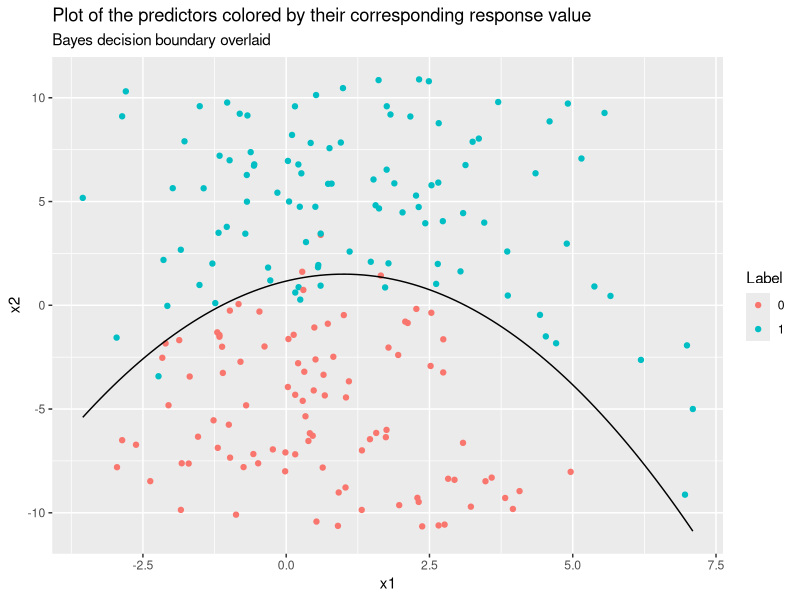
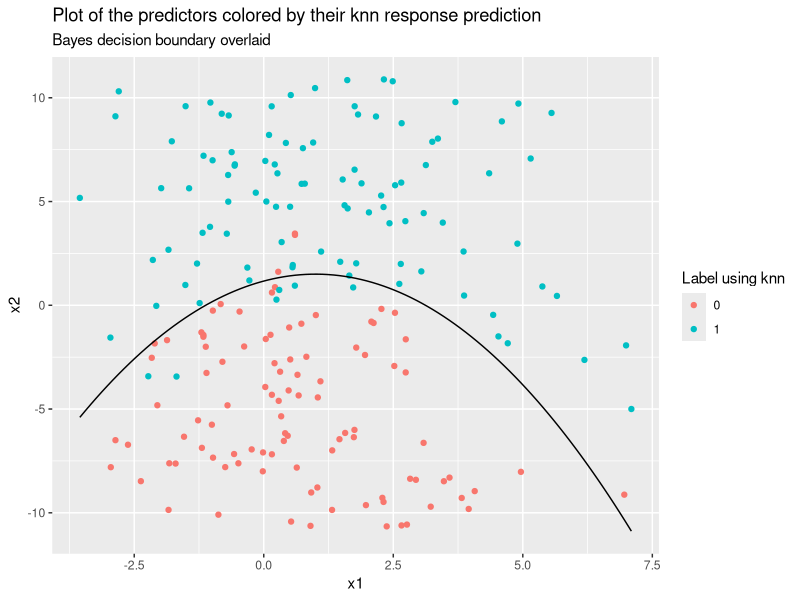
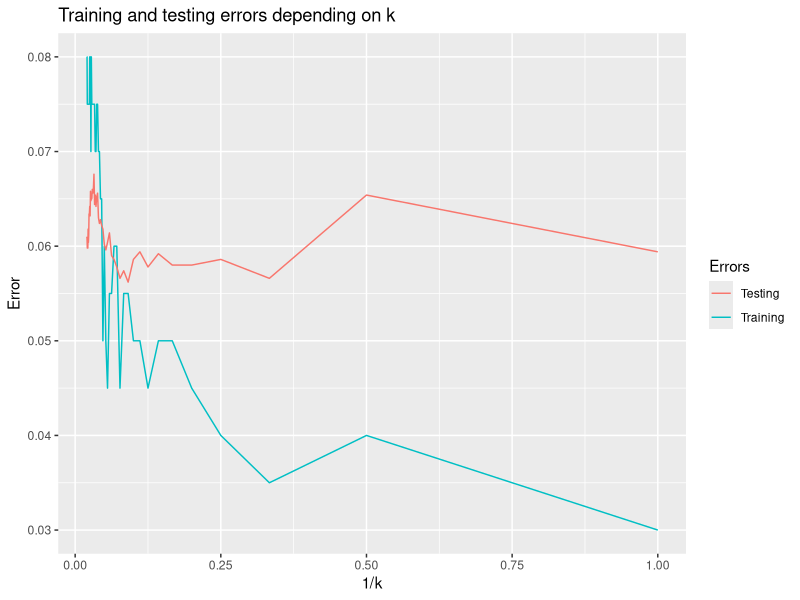
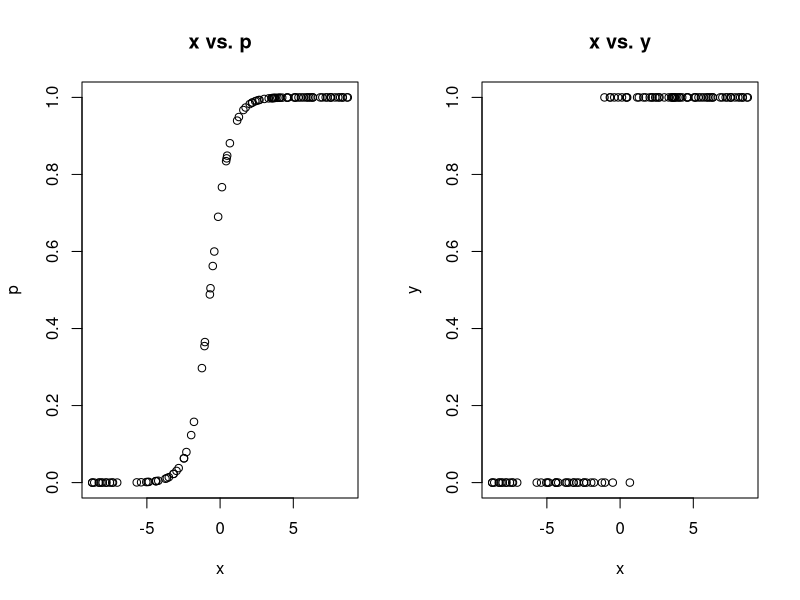
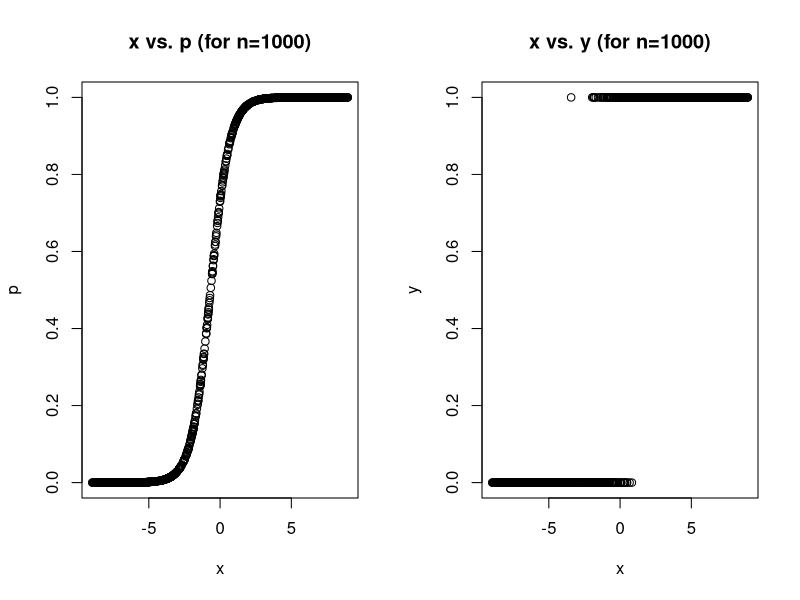
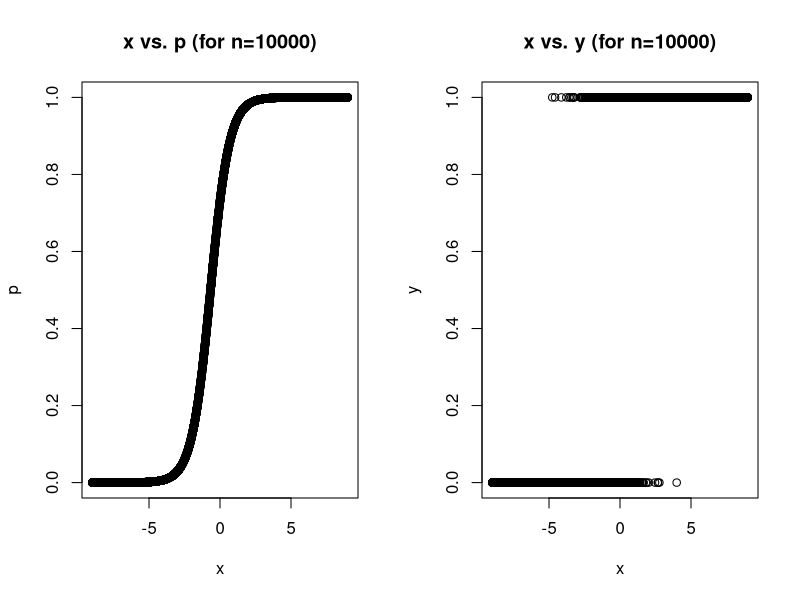
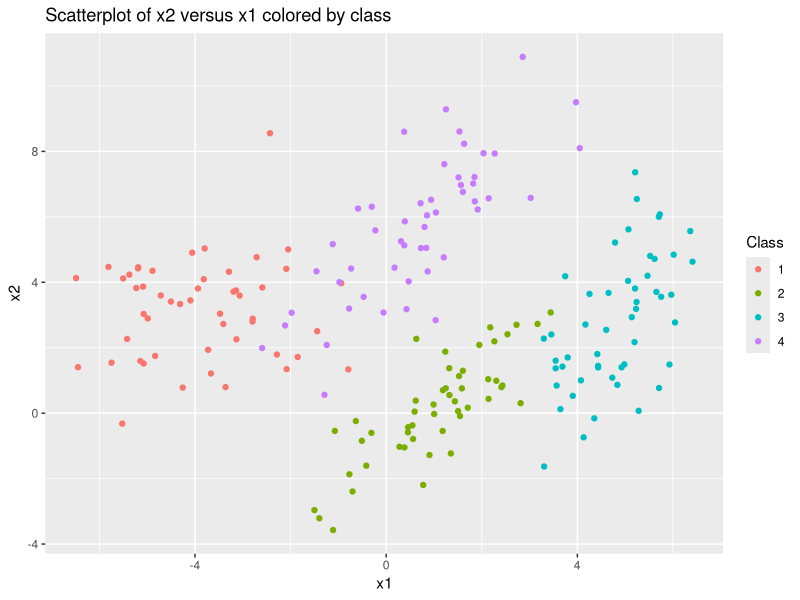

Recreate these plots in R, in order. (Note: this script raises an error after producing the figures.)
## ---- chunk 1
# Set up global options
knitr::opts_chunk$set(echo = FALSE)

# Set the seed for reproducibility
set.seed(224)

# Load in necessary libraries
library("tidyverse")
library("class")
library("MASS")
## ---- chunk 2
# Generate 200 realizations from a N(1,2) distribution
x1 <- rnorm(n=200, mean=1, sd=2)

# Generate 200 realizations from a Unif(-11,11) distribution
x2 <- runif(n=200, min=-11, max=11)

# Generate 200 realizations from a N(0,1) distribution
epsilon <- rnorm(n=200, mean=0, sd=1)
## ---- chunk 3
# Compute the decision boundary using the above formula
boundary <- x2+(1/3)*(x1-1)^2-(1/2)+epsilon

# Compute the label for each data point using the above formula
yi <- ifelse(test=boundary>1, yes=1, no=0)

# Find the number of points labeled 1 our sample data set
num_yes <- length(which(yi==1))

# Find the number of points labeled 0 in our sample data set
num_no <- length(which(yi==0))
## ---- chunk 4
# Turn the data into a data frame for plotting
data <- tibble(x1, x2, yi)

# Plot the data, label, and decision boundary using ggplot2
ggplot(data, mapping=aes(x=x1, y=x2)) +
  geom_point(mapping=aes(color=as.factor(yi))) +
  stat_function(fun=function(x) (-1/3)*(x-1)^2+(3/2)) +
  labs(color="Label",
       title="Plot of the predictors colored by their corresponding response value",
       subtitle="Bayes decision boundary overlaid")
## ---- chunk 5
knn_2 <- function(x_train, y_train, x_new, k) {
  # Create an empty vector to store the distances of x_new with each point
  dists <- rep(NA, times=nrow(x_train))
  
  # Loop over the number of rows/data points in the dataframe/matrix
  for (n in 1:nrow(x_train)) {
    
    # Initialize the total distance
    dist = 0
    
    # Loop over the number of columns/predictors in the dataframe/matrix
    for (p in 1:ncol(x_train)) {
      
      # Compute the part of the Euclidean distance under the square root
      dist = dist + (x_new[p]-x_train[n,p])^2
    }
    
    # Add the total Euclidean distance to the dists vector
    dists[n] = sqrt(dist)
  }
  # If x_train was a dataframe, we need to unlist the resulting dists list
  dists_new <- unlist(dists)
  
  # Use the order function to obtain the indices of the nearest neighbors
  indices <- order(dists_new)[1:k]
  
  # Obtain the labels from the nearest neighbors
  labels <- y_train[indices]
  
  # Obtain the most frequent label
  prediction <- names(sort(table(labels), decreasing=TRUE)[1])
  
  # Return this label as the prediction
  return(prediction)
}
## ---- chunk 6
# Initialize the training sets
X_train <- data.frame(x1, x2)
Y_train <- yi

# Initialize the number of k's for (d) and (e)
num_k <- 50

# Run knn for k=1,2,3,...,50 and obtain the training errors for each k
knn_errors <- rep(NA, times=num_k)
for (n in 1:num_k) {
  knn_pred <- knn(train=X_train, test=X_train, cl=Y_train, k=n+1)
  knn_errors[n] <- mean(knn_pred != Y_train)
}

# Find the k for which the training error is lowest
which_k <- which.min(knn_errors)

# Find the training error for this k
min_train <- knn_errors[which_k]
## ---- chunk 7
# Display the training errors for each k
knn_errors
## ---- chunk 8
# Calculate the predictions for this chosen value of k
knn_k_low <- knn(train=X_train, test=X_train, cl=Y_train, k=1+which_k)

# Plot the data, label, and decision boundary using ggplot2
ggplot(X_train, mapping=aes(x=x1, y=x2)) +
  geom_point(mapping=aes(color=as.factor(knn_k_low))) +
  stat_function(fun=function(x) (-1/3)*(x-1)^2+(3/2)) +
  labs(color="Label using knn",
       title="Plot of the predictors colored by their knn response prediction",
       subtitle="Bayes decision boundary overlaid")
## ---- chunk 9
# Present the 2x2 confusion matrix
table(knn_k_low, yi)
## ---- chunk 10
# Generate 5000 realizations from a N(1,2) distribution
x1_new <- rnorm(n=5000, mean=1, sd=2)

# Generate 200 realizations from a Unif(-11,11) distribution
x2_new <- runif(n=5000, min=-11, max=11)

# Generate 200 realizations from a N(0,1) distribution
epsilon_new <- rnorm(n=5000, mean=0, sd=1)

# Compute the decision boundary using the above formula
boundary_new <- x2_new+(1/3)*(x1_new-1)^2-(1/2)+epsilon_new

# Compute the label for each data point using the above formula
yi_new <- ifelse(test=boundary_new>1, yes=1, no=0)

# Find the number of points labeled 1 our sample data set
num_yes_new <- length(which(yi_new==1))

# Find the number of points labeled 0 in our sample data set
num_no_new <- length(which(yi_new==0))

# Initialize the testing sets
X_test <- data.frame(x1_new, x2_new)
Y_test <- yi_new

# Run knn for k=1,2,3,...,50 and obtain the training errors for each k
knn_errors_new <- rep(NA, times=num_k)
for (m in 1:num_k) {
  knn_pred_new <- knn(train=X_train, test=X_test, cl=Y_train, k=m)
  knn_errors_new[m] <- mean(knn_pred_new != Y_test)
}

# Find the k for which the training error is lowest
which_k_new <- which.min(knn_errors_new)

# Find the training error for this k
min_train_new <- knn_errors_new[which_k_new]
## ---- chunk 11
# Display the training errors for each k
knn_errors_new
## ---- chunk 12
# Create a data frame for plotting
plotting_data <- tibble(train=knn_errors, test=knn_errors_new, xaxis=1/(1:50))

# Plot the two lines using ggplot2
ggplot(data=plotting_data) +
  geom_line(mapping=aes(x=xaxis, y=train, col="Training")) +
  geom_line(mapping=aes(x=xaxis, y=test, col="Testing")) +
  labs(color="Errors",
       x="1/k",
       y="Error",
       title="Training and testing errors depending on k")
## ---- chunk 13
# Generate 100 realizations from a Unif(-9,9) distribution
x <- runif(n=100, min=-9, max=9)
## ---- chunk 14
# Compute the vector of success probabilities using the logistic distribution
p <- 1/(1+exp(-(1+1.5*x)))
## ---- chunk 15
# Create the vector of outcomes from a Bernoulli distribution
y <- rbinom(n=100, size=1, prob=p)
## ---- chunk 16
# Create a plotting window to contain both plots
par(mfrow=c(1,2))

# Make the first plot: x vs. p
plot(x, p, main="x vs. p")

# Make the second plot: x vs. y
plot(x, y, main="x vs. y")
## ---- chunk 17
# Fit a logistic regression model on this data
model_1 <- glm(formula=as.factor(y)~x, family=binomial(link="logit"))

# Print out the model summary
summary(model_1)
## ---- chunk 18
# Compute the predicted probabilities using the predict function
phat <- predict(object=model_1, type="response")
## ---- chunk 19
# Compute the predicted outcome
yhat <- ifelse(phat>=0.5, 1, 0)

# Present the 2x2 confusion matrix
table(yhat, y)
## ---- chunk 20
# Generate 10^3 realizations from a Unif(-9,9) distribution
x_103 <- runif(n=10^3, min=-9, max=9)

# Compute the vector of success probabilities using the logistic distribution
p_103 <- 1/(1+exp(-(1+1.5*x_103)))

# Create the vector of outcomes from a Bernoulli distribution
y_103 <- rbinom(n=10^3, size=1, prob=p_103)

# Create a plotting window to contain both plots
par(mfrow=c(1,2))

# Make the first plot: x vs. p
plot(x_103, p_103, main="x vs. p (for n=1000)", xlab="x", ylab="p")

# Make the second plot: x vs. y
plot(x_103, y_103, main="x vs. y (for n=1000)", xlab="x", ylab="y")
## ---- chunk 21
# Fit a logistic regression model on this data
model_2 <- glm(formula=as.factor(y_103)~x_103, family=binomial(link="logit"))

# Print out the model summary
summary(model_2)
## ---- chunk 22
# Generate 10^3 realizations from a Unif(-9,9) distribution
x_104 <- runif(n=10^4, min=-9, max=9)

# Compute the vector of success probabilities using the logistic distribution
p_104 <- 1/(1+exp(-(1+1.5*x_104)))

# Create the vector of outcomes from a Bernoulli distribution
y_104 <- rbinom(n=10^4, size=1, prob=p_104)

# Create a plotting window to contain both plots
par(mfrow=c(1,2))

# Make the first plot: x vs. p
plot(x_104, p_104, main="x vs. p (for n=10000)", xlab="x", ylab="p")

# Make the second plot: x vs. y
plot(x_104, y_104, main="x vs. y (for n=10000)", xlab="x", ylab="y")
## ---- chunk 23
# Fit a logistic regression model on this data
model_3 <- glm(formula=as.factor(y_104)~x_104, family=binomial(link="logit"))

# Print out the model summary
summary(model_3)
## ---- chunk 24
# Fit a linear regression model on the original data
model_4 <- lm(formula=y~x)
## ---- chunk 25
# Compute the predicted probabilities using the predict function
l <- predict(object=model_4)
## ---- chunk 26
# Compute the predicted outcome
lhat <- ifelse(l>=0.5, 1, 0)

# Present the 2x2 confusion matrix
table(lhat, y)
## ---- chunk 27
# Generate the values for class 1
c1 <- mvrnorm(n=50, mu=c(-4,3), Sigma=matrix(data=c(3, 0, 0, 3), nrow=2))

# Generate the values for class 2
c2 <- mvrnorm(n=50, mu=c(1,0), Sigma=matrix(data=c(2, 2, 2, 3), nrow=2))

# Generate the values for class 3
c3 <- mvrnorm(n=50, mu=c(5,3), Sigma=matrix(data=c(1, 1, 1, 4), nrow=2))

# Generate the values for class 4
c4 <- mvrnorm(n=50, mu=c(1,6), Sigma=matrix(data=c(2, 2, 2, 3), nrow=2))

# Put the data into one data collective
combined_data <- rbind(cbind(c1, 1), cbind(c2, 2), cbind(c3, 3), cbind(c4, 4))

# Convert the data matrix into a data frame for plotting
combined_df <- as.data.frame(combined_data)
colnames(combined_df) <- c("x1", "x2", "class")

# Plot the data using ggplot2
ggplot(data=combined_df, mapping=aes(x=x1, y=x2, col=as.factor(class))) +
  geom_point() +
  labs(color="Class",
       title="Scatterplot of x2 versus x1 colored by class")
## ---- chunk 28
# Fit a LDA model onto the data
lda_model <- lda(as.factor(class)~x1+x2, data=combined_df)

# Find the predictions from the LDA model
predict_lda <- predict(lda_model, combined_df)

# Find the training error of the LDA model
train_error_lda <- mean(as.vector(predict_lda$class) != as.character(combined_df$class))
## ---- chunk 29
# True response values
true_label <- as.character(combined_df$class)

# Predicted response values
lda_label <- as.vector(predict_lda$class)

# Construct a 4x4 confusion matrix for the data
table(lda_label, true_label)
## ---- chunk 30
# Fit a LDA model onto the data
qda_model <- qda(as.factor(class)~x1+x2, data=combined_df)

# Find the predictions from the LDA model
predict_qda <- predict(qda_model, combined_df)

# Find the training error of the LDA model
train_error_qda <- mean(as.vector(predict_qda$class) != as.character(combined_df$class))
## ---- chunk 31
# Predicted response values
qda_label <- as.vector(predict_qda$class)

# Construct a 4x4 confusion matrix for the data
table(qda_label, true_label)
## ---- chunk 32
# Generate the values for class 1
c1_new <- mvrnorm(n=500, mu=c(-4,3), Sigma=matrix(data=c(3, 0, 0, 3), nrow=2))

# Generate the values for class 2
c2_new <- mvrnorm(n=500, mu=c(1,0), Sigma=matrix(data=c(2, 2, 2, 3), nrow=2))

# Generate the values for class 3
c3_new <- mvrnorm(n=500, mu=c(5,3), Sigma=matrix(data=c(1, 1, 1, 4), nrow=2))

# Generate the values for class 4
c4_new <- mvrnorm(n=500, mu=c(1,6), Sigma=matrix(data=c(2, 2, 2, 3), nrow=2))

# Put the data into one data collective
combined_data_new <- rbind(cbind(c1_new, 1), cbind(c2_new, 2), cbind(c3_new, 3), cbind(c4_new, 4))

# Convert the data matrix into a data frame for plotting
combined_df_new <- as.data.frame(combined_data_new)
colnames(combined_df_new) <- c("x1", "x2", "class")

# Find the predictions from the LDA model for the test set
predict_lda_test <- predict(lda_model, combined_df_new)

# Find the testing error of the LDA model
test_error_lda <- mean(as.vector(predict_lda_test$class) != as.character(combined_df_new$class))

# Find the predictions from the QDA model for the test set
predict_qda_test <- predict(qda_model, combined_df_new)

# Find the testing error of the QDA model
test_error_qda <- mean(as.vector(predict_qda_test$class) != as.character(combined_df_new$class))
## ---- chunk 33
knitr::include_graphics("probplot.png")
## ---- chunk 34
knitr::include_graphics("interval.png")
